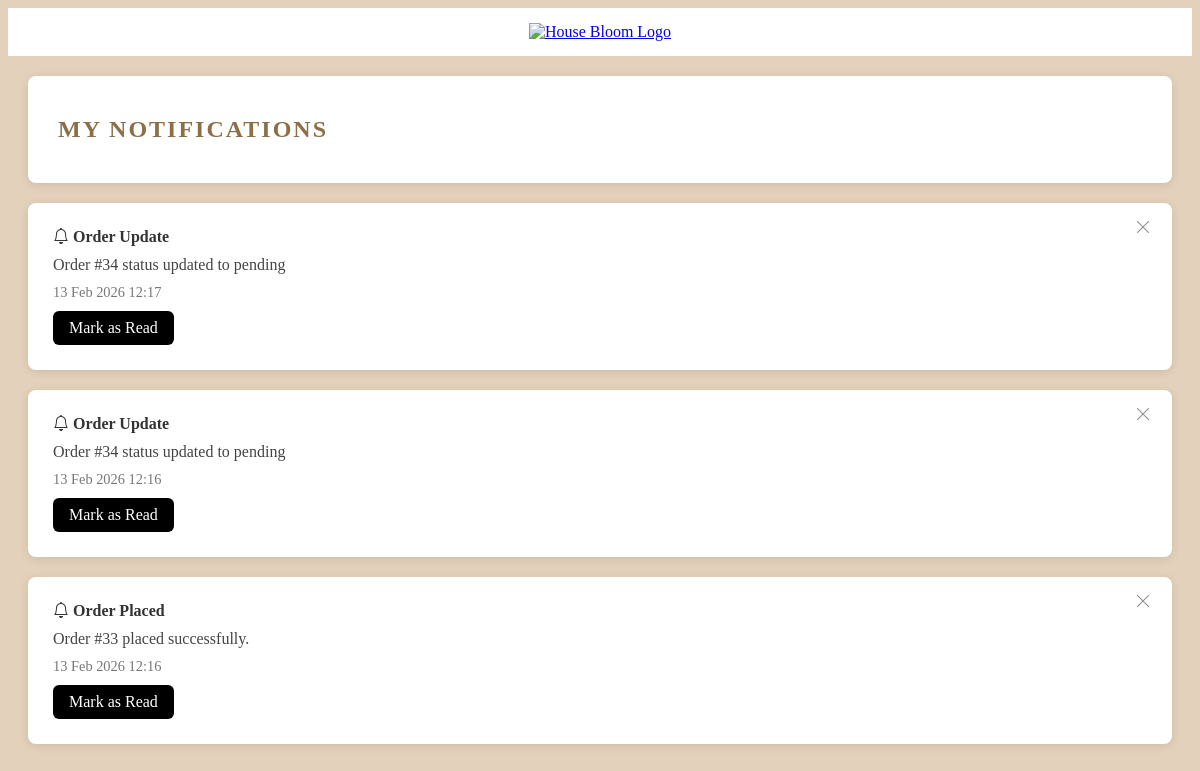
The page /notifications/ (signed in) on the database its author committed.
### bloom/models.py (models this page shows, shortened)
class Notification(models.Model):
    user = models.ForeignKey(User, on_delete=models.CASCADE)
    title = models.CharField(max_length=255)
    message = models.TextField()
    is_read = models.BooleanField(default=False)
    created_at = models.DateTimeField(auto_now_add=True)

### bloom/views.py (the view)
# urls.py: path("notifications/", views.notifications, name="notifications"),
@login_required
def notifications(request):
    notes = Notification.objects.filter(
        user=request.user
    ).order_by("-created_at")
    return render(request, "notifications.html", {
        "notifications": notes
    })

### bloom/templates/notifications.html (shortened to what this page needs)
<!DOCTYPE html>
<html lang="en">
<head>
<link href="https://cdnjs.cloudflare.com/ajax/libs/bootstrap-icons/1.11.1/font/bootstrap-icons.min.css" rel="stylesheet">
</head>
<body>
<section class="logo-section">
    <a href="/">
    <img src="/media/logo1.png" alt="House Bloom Logo" class="logo">
    </a>
</section>
<div class="notifications-wrapper">
<div class="notifications-header">
<h2>My Notifications</h2>
</div>
{% for note in notifications %}
<div class="notification-card">
<form method="post"
      action="{% url 'delete_notification' note.id %}"
      class="delete-form">
    <button type="submit" class="delete-cross">
        <i class="bi bi-x-lg"></i>
    </button>
</form>
<div class="notification-title">
<i class="bi bi-bell"></i>
{{ note.title }}
</div>
<div class="notification-message">
{{ note.message }}
</div>
<div class="notification-date">
{{ note.created_at|date:"d M Y H:i" }}
</div>
{% if not note.is_read %}
<a href="{% url 'mark_read' note.id %}" class="read-btn">
Mark as Read
</a>
{% endif %}
</div>
{% empty %}
<p>No notifications yet.</p>
{% endfor %}
</div>
</body>
</html>

### bloom/templates/notifications.html (style rules this page uses)
body { background:#e4d1bbff; font-family: Georgia, serif; }
.logo-section { padding: 15px 0 15px; display: flex; justify-content: center; background-color: #fff; }
.logo { max-width: 250px; width: 100%; height: auto; }
.notifications-wrapper { max-width:1400px; margin:auto; padding:0 20px 60px; }
.notifications-header { background:#fff; padding:20px 30px; border-radius:8px; margin-top:20px; margin-bottom:20px; box-shadow:0 2px 10px rgba(0,0,0,0.1); }
.notifications-header h2 { color:#8B6F47; text-transform:uppercase; letter-spacing:2px; }
.notification-card { background:#fff; border-radius:8px; padding:25px; margin-bottom:20px; box-shadow:0 2px 10px rgba(0,0,0,0.1); transition:.3s; }
.notification-title { font-weight:700; margin-bottom:10px; color:#333; }
.notification-message { color:#444; margin-bottom:10px; }
.notification-date { font-size:0.9rem; color:#777; }
.read-btn { display:inline-block; margin-top:10px; padding:8px 16px; background:#000; color:#fff; border-radius:6px; text-decoration:none; }
.notification-card { position:relative; }
.delete-form { position:absolute; top:15px; right:15px; }
.delete-cross { background:none; border:none; font-size:16px; color:#888; cursor:pointer; transition:.3s; }

### rows shown on the page
Notification: title "Order Update", message "Order #34 status updated to pending", created_at "13 Feb 2026 12:17", is_read "Mark as Read"
Notification: title "Order Update", message "Order #34 status updated to pending", created_at "13 Feb 2026 12:16", is_read "Mark as Read"
Notification: title "Order Placed", message "Order #33 placed successfully.", created_at "13 Feb 2026 12:16", is_read "Mark as Read"
